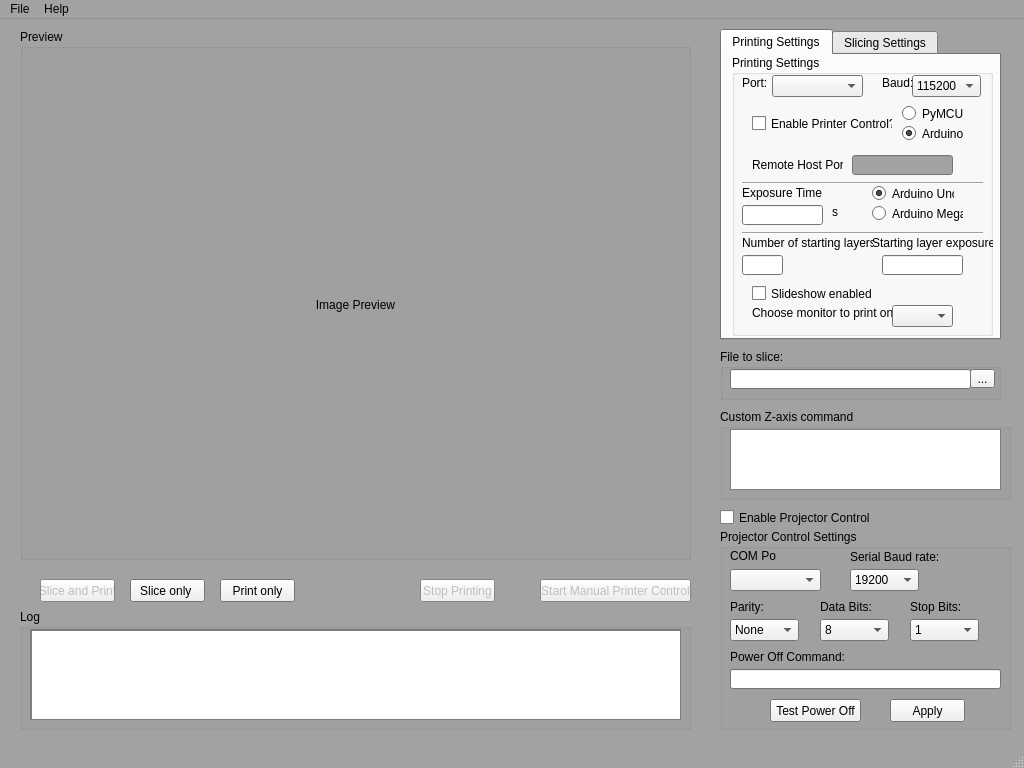
<?xml version="1.0" encoding="UTF-8"?>
<ui version="4.0">
 <class>MainWindow</class>
 <widget class="QMainWindow" name="MainWindow">
  <property name="geometry">
   <rect>
    <x>0</x>
    <y>0</y>
    <width>1024</width>
    <height>768</height>
   </rect>
  </property>
  <property name="palette">
   <palette>
    <active>
     <colorrole role="Base">
      <brush brushstyle="SolidPattern">
       <color alpha="255">
        <red>255</red>
        <green>255</green>
        <blue>255</blue>
       </color>
      </brush>
     </colorrole>
     <colorrole role="Window">
      <brush brushstyle="SolidPattern">
       <color alpha="255">
        <red>162</red>
        <green>162</green>
        <blue>162</blue>
       </color>
      </brush>
     </colorrole>
    </active>
    <inactive>
     <colorrole role="Base">
      <brush brushstyle="SolidPattern">
       <color alpha="255">
        <red>255</red>
        <green>255</green>
        <blue>255</blue>
       </color>
      </brush>
     </colorrole>
     <colorrole role="Window">
      <brush brushstyle="SolidPattern">
       <color alpha="255">
        <red>162</red>
        <green>162</green>
        <blue>162</blue>
       </color>
      </brush>
     </colorrole>
    </inactive>
    <disabled>
     <colorrole role="Base">
      <brush brushstyle="SolidPattern">
       <color alpha="255">
        <red>162</red>
        <green>162</green>
        <blue>162</blue>
       </color>
      </brush>
     </colorrole>
     <colorrole role="Window">
      <brush brushstyle="SolidPattern">
       <color alpha="255">
        <red>162</red>
        <green>162</green>
        <blue>162</blue>
       </color>
      </brush>
     </colorrole>
    </disabled>
   </palette>
  </property>
  <property name="windowTitle">
   <string>3dlp</string>
  </property>
  <property name="autoFillBackground">
   <bool>false</bool>
  </property>
  <widget class="QWidget" name="centralwidget">
   <widget class="QTabWidget" name="tabWidget">
    <property name="geometry">
     <rect>
      <x>720</x>
      <y>10</y>
      <width>281</width>
      <height>311</height>
     </rect>
    </property>
    <property name="currentIndex">
     <number>0</number>
    </property>
    <widget class="QWidget" name="tab">
     <attribute name="title">
      <string>Printing Settings</string>
     </attribute>
     <widget class="QGroupBox" name="groupBox">
      <property name="geometry">
       <rect>
        <x>10</x>
        <y>0</y>
        <width>261</width>
        <height>281</height>
       </rect>
      </property>
      <property name="title">
       <string>Printing Settings</string>
      </property>
      <widget class="Line" name="line">
       <property name="geometry">
        <rect>
         <x>10</x>
         <y>120</y>
         <width>241</width>
         <height>16</height>
        </rect>
       </property>
       <property name="orientation">
        <enum>Qt::Horizontal</enum>
       </property>
      </widget>
      <widget class="QLabel" name="label">
       <property name="geometry">
        <rect>
         <x>10</x>
         <y>20</y>
         <width>31</width>
         <height>16</height>
        </rect>
       </property>
       <property name="text">
        <string>Port:</string>
       </property>
      </widget>
      <widget class="Line" name="line_2">
       <property name="geometry">
        <rect>
         <x>10</x>
         <y>170</y>
         <width>241</width>
         <height>16</height>
        </rect>
       </property>
       <property name="orientation">
        <enum>Qt::Horizontal</enum>
       </property>
      </widget>
      <widget class="QLineEdit" name="remote_port">
       <property name="enabled">
        <bool>false</bool>
       </property>
       <property name="geometry">
        <rect>
         <x>120</x>
         <y>100</y>
         <width>101</width>
         <height>20</height>
        </rect>
       </property>
       <property name="text">
        <string/>
       </property>
      </widget>
      <widget class="QLineEdit" name="exposure_time">
       <property name="geometry">
        <rect>
         <x>10</x>
         <y>150</y>
         <width>81</width>
         <height>20</height>
        </rect>
       </property>
       <property name="text">
        <string/>
       </property>
      </widget>
      <widget class="QLabel" name="label_3">
       <property name="geometry">
        <rect>
         <x>10</x>
         <y>130</y>
         <width>81</width>
         <height>16</height>
        </rect>
       </property>
       <property name="text">
        <string>Exposure Time</string>
       </property>
      </widget>
      <widget class="QLabel" name="label_5">
       <property name="geometry">
        <rect>
         <x>100</x>
         <y>150</y>
         <width>46</width>
         <height>13</height>
        </rect>
       </property>
       <property name="text">
        <string>s</string>
       </property>
      </widget>
      <widget class="QLineEdit" name="starting_layers">
       <property name="geometry">
        <rect>
         <x>10</x>
         <y>200</y>
         <width>41</width>
         <height>20</height>
        </rect>
       </property>
       <property name="text">
        <string/>
       </property>
      </widget>
      <widget class="QLineEdit" name="starting_layer_exposure">
       <property name="geometry">
        <rect>
         <x>150</x>
         <y>200</y>
         <width>81</width>
         <height>20</height>
        </rect>
       </property>
       <property name="text">
        <string/>
       </property>
      </widget>
      <widget class="QLabel" name="label_11">
       <property name="geometry">
        <rect>
         <x>10</x>
         <y>180</y>
         <width>131</width>
         <height>16</height>
        </rect>
       </property>
       <property name="text">
        <string>Number of starting layers</string>
       </property>
      </widget>
      <widget class="QLabel" name="label_12">
       <property name="geometry">
        <rect>
         <x>140</x>
         <y>180</y>
         <width>121</width>
         <height>16</height>
        </rect>
       </property>
       <property name="text">
        <string>Starting layer exposure </string>
       </property>
      </widget>
      <widget class="QLabel" name="label_2">
       <property name="geometry">
        <rect>
         <x>20</x>
         <y>100</y>
         <width>91</width>
         <height>20</height>
        </rect>
       </property>
       <property name="text">
        <string>Remote Host Port:</string>
       </property>
      </widget>
      <widget class="QComboBox" name="printerbaud">
       <property name="geometry">
        <rect>
         <x>180</x>
         <y>20</y>
         <width>69</width>
         <height>22</height>
        </rect>
       </property>
       <item>
        <property name="text">
         <string>115200</string>
        </property>
       </item>
       <item>
        <property name="text">
         <string>57600</string>
        </property>
       </item>
       <item>
        <property name="text">
         <string>38400</string>
        </property>
       </item>
       <item>
        <property name="text">
         <string>19200</string>
        </property>
       </item>
       <item>
        <property name="text">
         <string>9600</string>
        </property>
       </item>
       <item>
        <property name="text">
         <string>4800</string>
        </property>
       </item>
       <item>
        <property name="text">
         <string>2400</string>
        </property>
       </item>
      </widget>
      <widget class="QLabel" name="label_15">
       <property name="geometry">
        <rect>
         <x>150</x>
         <y>20</y>
         <width>31</width>
         <height>16</height>
        </rect>
       </property>
       <property name="text">
        <string>Baud:</string>
       </property>
      </widget>
      <widget class="QComboBox" name="pickcom">
       <property name="geometry">
        <rect>
         <x>40</x>
         <y>20</y>
         <width>91</width>
         <height>22</height>
        </rect>
       </property>
      </widget>
      <widget class="QCheckBox" name="enableprintercontrol">
       <property name="geometry">
        <rect>
         <x>20</x>
         <y>60</y>
         <width>141</width>
         <height>17</height>
        </rect>
       </property>
       <property name="text">
        <string>Enable Printer Control?</string>
       </property>
       <property name="checked">
        <bool>false</bool>
       </property>
      </widget>
      <widget class="QRadioButton" name="radio_pymcu">
       <property name="geometry">
        <rect>
         <x>170</x>
         <y>50</y>
         <width>82</width>
         <height>17</height>
        </rect>
       </property>
       <property name="text">
        <string>PyMCU</string>
       </property>
       <property name="checked">
        <bool>false</bool>
       </property>
       <attribute name="buttonGroup">
        <string>buttonGroup_2</string>
       </attribute>
      </widget>
      <widget class="QRadioButton" name="radio_arduino">
       <property name="geometry">
        <rect>
         <x>170</x>
         <y>70</y>
         <width>82</width>
         <height>17</height>
        </rect>
       </property>
       <property name="text">
        <string>Arduino</string>
       </property>
       <property name="checkable">
        <bool>true</bool>
       </property>
       <property name="checked">
        <bool>true</bool>
       </property>
       <attribute name="buttonGroup">
        <string>buttonGroup_2</string>
       </attribute>
      </widget>
      <widget class="QLabel" name="label_14">
       <property name="geometry">
        <rect>
         <x>20</x>
         <y>250</y>
         <width>141</width>
         <height>16</height>
        </rect>
       </property>
       <property name="text">
        <string>Choose monitor to print on:</string>
       </property>
      </widget>
      <widget class="QComboBox" name="pickscreen">
       <property name="geometry">
        <rect>
         <x>160</x>
         <y>250</y>
         <width>61</width>
         <height>22</height>
        </rect>
       </property>
      </widget>
      <widget class="QCheckBox" name="enableslideshow">
       <property name="geometry">
        <rect>
         <x>20</x>
         <y>230</y>
         <width>121</width>
         <height>17</height>
        </rect>
       </property>
       <property name="text">
        <string>Slideshow enabled?</string>
       </property>
       <property name="checked">
        <bool>false</bool>
       </property>
      </widget>
      <widget class="QRadioButton" name="radio_uno">
       <property name="geometry">
        <rect>
         <x>140</x>
         <y>130</y>
         <width>82</width>
         <height>17</height>
        </rect>
       </property>
       <property name="text">
        <string>Arduino Uno</string>
       </property>
       <property name="checked">
        <bool>true</bool>
       </property>
       <attribute name="buttonGroup">
        <string>buttonGroup</string>
       </attribute>
      </widget>
      <widget class="QRadioButton" name="radio_mega">
       <property name="geometry">
        <rect>
         <x>140</x>
         <y>150</y>
         <width>91</width>
         <height>17</height>
        </rect>
       </property>
       <property name="text">
        <string>Arduino Mega</string>
       </property>
       <attribute name="buttonGroup">
        <string>buttonGroup</string>
       </attribute>
      </widget>
     </widget>
    </widget>
    <widget class="QWidget" name="tab_2">
     <attribute name="title">
      <string>Slicing Settings</string>
     </attribute>
     <widget class="QGroupBox" name="groupBox_2">
      <property name="geometry">
       <rect>
        <x>10</x>
        <y>0</y>
        <width>261</width>
        <height>281</height>
       </rect>
      </property>
      <property name="title">
       <string>Slicing Settings</string>
      </property>
      <widget class="QLineEdit" name="image_height">
       <property name="geometry">
        <rect>
         <x>10</x>
         <y>40</y>
         <width>113</width>
         <height>20</height>
        </rect>
       </property>
       <property name="text">
        <string/>
       </property>
      </widget>
      <widget class="QLabel" name="label_7">
       <property name="geometry">
        <rect>
         <x>10</x>
         <y>20</y>
         <width>71</width>
         <height>16</height>
        </rect>
       </property>
       <property name="text">
        <string>Image Height</string>
       </property>
      </widget>
      <widget class="QLabel" name="label_8">
       <property name="geometry">
        <rect>
         <x>130</x>
         <y>20</y>
         <width>81</width>
         <height>16</height>
        </rect>
       </property>
       <property name="text">
        <string>Image Width</string>
       </property>
      </widget>
      <widget class="QLineEdit" name="image_width">
       <property name="geometry">
        <rect>
         <x>130</x>
         <y>40</y>
         <width>113</width>
         <height>20</height>
        </rect>
       </property>
       <property name="text">
        <string/>
       </property>
      </widget>
      <widget class="QLabel" name="label_9">
       <property name="geometry">
        <rect>
         <x>10</x>
         <y>70</y>
         <width>81</width>
         <height>16</height>
        </rect>
       </property>
       <property name="text">
        <string>Layer Thickness</string>
       </property>
      </widget>
      <widget class="QLineEdit" name="layer_thickness">
       <property name="geometry">
        <rect>
         <x>10</x>
         <y>90</y>
         <width>113</width>
         <height>20</height>
        </rect>
       </property>
       <property name="text">
        <string/>
       </property>
      </widget>
      <widget class="QLabel" name="label_10">
       <property name="geometry">
        <rect>
         <x>150</x>
         <y>70</y>
         <width>71</width>
         <height>16</height>
        </rect>
       </property>
       <property name="text">
        <string>Slicing Plane</string>
       </property>
      </widget>
      <widget class="QComboBox" name="slicing_plane">
       <property name="geometry">
        <rect>
         <x>150</x>
         <y>90</y>
         <width>69</width>
         <height>22</height>
        </rect>
       </property>
       <item>
        <property name="text">
         <string>XZ</string>
        </property>
       </item>
       <item>
        <property name="text">
         <string>XY</string>
        </property>
       </item>
       <item>
        <property name="text">
         <string>YZ</string>
        </property>
       </item>
      </widget>
      <widget class="QGroupBox" name="groupBox_7">
       <property name="geometry">
        <rect>
         <x>10</x>
         <y>120</y>
         <width>241</width>
         <height>111</height>
        </rect>
       </property>
       <property name="title">
        <string>Z Options</string>
       </property>
       <widget class="QLineEdit" name="z_options_start">
        <property name="geometry">
         <rect>
          <x>90</x>
          <y>20</y>
          <width>113</width>
          <height>20</height>
         </rect>
        </property>
        <property name="text">
         <string/>
        </property>
       </widget>
       <widget class="QLabel" name="label_13">
        <property name="geometry">
         <rect>
          <x>10</x>
          <y>20</y>
          <width>81</width>
          <height>16</height>
         </rect>
        </property>
        <property name="text">
         <string>Starting Depth:</string>
        </property>
       </widget>
       <widget class="QLabel" name="label_22">
        <property name="geometry">
         <rect>
          <x>10</x>
          <y>50</y>
          <width>81</width>
          <height>16</height>
         </rect>
        </property>
        <property name="text">
         <string>Ending Depth:</string>
        </property>
       </widget>
       <widget class="QLabel" name="label_23">
        <property name="geometry">
         <rect>
          <x>10</x>
          <y>80</y>
          <width>101</width>
          <height>16</height>
         </rect>
        </property>
        <property name="text">
         <string>Z slicing increment:</string>
        </property>
       </widget>
       <widget class="QLineEdit" name="z_options_end">
        <property name="geometry">
         <rect>
          <x>90</x>
          <y>50</y>
          <width>113</width>
          <height>20</height>
         </rect>
        </property>
        <property name="text">
         <string/>
        </property>
       </widget>
       <widget class="QLineEdit" name="z_options_increment">
        <property name="geometry">
         <rect>
          <x>110</x>
          <y>80</y>
          <width>113</width>
          <height>20</height>
         </rect>
        </property>
        <property name="text">
         <string/>
        </property>
       </widget>
      </widget>
     </widget>
    </widget>
   </widget>
   <widget class="QGroupBox" name="groupBox_3">
    <property name="geometry">
     <rect>
      <x>20</x>
      <y>590</y>
      <width>671</width>
      <height>121</height>
     </rect>
    </property>
    <property name="title">
     <string>Log</string>
    </property>
    <widget class="QScrollArea" name="scrollArea">
     <property name="geometry">
      <rect>
       <x>10</x>
       <y>20</y>
       <width>651</width>
       <height>91</height>
      </rect>
     </property>
     <property name="widgetResizable">
      <bool>true</bool>
     </property>
     <widget class="QWidget" name="scrollAreaWidgetContents">
      <property name="geometry">
       <rect>
        <x>0</x>
        <y>0</y>
        <width>649</width>
        <height>89</height>
       </rect>
      </property>
      <widget class="QTextEdit" name="consoletext">
       <property name="geometry">
        <rect>
         <x>0</x>
         <y>0</y>
         <width>651</width>
         <height>91</height>
        </rect>
       </property>
       <property name="readOnly">
        <bool>true</bool>
       </property>
       <property name="textInteractionFlags">
        <set>Qt::TextSelectableByMouse</set>
       </property>
      </widget>
     </widget>
    </widget>
   </widget>
   <widget class="QGroupBox" name="groupBox_4">
    <property name="geometry">
     <rect>
      <x>20</x>
      <y>10</y>
      <width>671</width>
      <height>531</height>
     </rect>
    </property>
    <property name="title">
     <string>Preview</string>
    </property>
    <widget class="QLabel" name="imagepreview">
     <property name="geometry">
      <rect>
       <x>10</x>
       <y>20</y>
       <width>651</width>
       <height>511</height>
      </rect>
     </property>
     <property name="text">
      <string>Image Preview</string>
     </property>
     <property name="alignment">
      <set>Qt::AlignCenter</set>
     </property>
    </widget>
   </widget>
   <widget class="QPushButton" name="pushButton_3">
    <property name="geometry">
     <rect>
      <x>130</x>
      <y>560</y>
      <width>75</width>
      <height>23</height>
     </rect>
    </property>
    <property name="text">
     <string>Slice only </string>
    </property>
   </widget>
   <widget class="QPushButton" name="pushButton_4">
    <property name="enabled">
     <bool>false</bool>
    </property>
    <property name="geometry">
     <rect>
      <x>40</x>
      <y>560</y>
      <width>75</width>
      <height>23</height>
     </rect>
    </property>
    <property name="text">
     <string>Slice and Print</string>
    </property>
   </widget>
   <widget class="QPushButton" name="pushButton_5">
    <property name="geometry">
     <rect>
      <x>220</x>
      <y>560</y>
      <width>75</width>
      <height>23</height>
     </rect>
    </property>
    <property name="text">
     <string>Print only</string>
    </property>
   </widget>
   <widget class="QGroupBox" name="groupBox_5">
    <property name="geometry">
     <rect>
      <x>720</x>
      <y>330</y>
      <width>281</width>
      <height>51</height>
     </rect>
    </property>
    <property name="title">
     <string>File to slice:</string>
    </property>
    <widget class="QToolButton" name="toolButton">
     <property name="geometry">
      <rect>
       <x>250</x>
       <y>20</y>
       <width>25</width>
       <height>19</height>
      </rect>
     </property>
     <property name="text">
      <string>...</string>
     </property>
    </widget>
    <widget class="QLineEdit" name="displayfilenamelabel">
     <property name="geometry">
      <rect>
       <x>10</x>
       <y>20</y>
       <width>241</width>
       <height>20</height>
      </rect>
     </property>
     <property name="text">
      <string/>
     </property>
     <property name="readOnly">
      <bool>false</bool>
     </property>
    </widget>
   </widget>
   <widget class="QGroupBox" name="groupBox_6">
    <property name="geometry">
     <rect>
      <x>720</x>
      <y>390</y>
      <width>291</width>
      <height>91</height>
     </rect>
    </property>
    <property name="title">
     <string>Custom Z-axis command</string>
    </property>
    <widget class="QPlainTextEdit" name="zscript">
     <property name="geometry">
      <rect>
       <x>10</x>
       <y>20</y>
       <width>271</width>
       <height>61</height>
      </rect>
     </property>
     <property name="plainText">
      <string/>
     </property>
    </widget>
   </widget>
   <widget class="QGroupBox" name="projectorsettings">
    <property name="geometry">
     <rect>
      <x>720</x>
      <y>510</y>
      <width>291</width>
      <height>201</height>
     </rect>
    </property>
    <property name="title">
     <string>Projector Control Settings</string>
    </property>
    <widget class="QComboBox" name="projector_pickcom">
     <property name="geometry">
      <rect>
       <x>10</x>
       <y>40</y>
       <width>91</width>
       <height>22</height>
      </rect>
     </property>
    </widget>
    <widget class="QLabel" name="label_16">
     <property name="geometry">
      <rect>
       <x>10</x>
       <y>20</y>
       <width>46</width>
       <height>13</height>
      </rect>
     </property>
     <property name="text">
      <string>COM Port</string>
     </property>
    </widget>
    <widget class="QComboBox" name="projector_baud">
     <property name="geometry">
      <rect>
       <x>130</x>
       <y>40</y>
       <width>69</width>
       <height>22</height>
      </rect>
     </property>
     <item>
      <property name="text">
       <string>19200</string>
      </property>
     </item>
     <item>
      <property name="text">
       <string>115200</string>
      </property>
     </item>
     <item>
      <property name="text">
       <string>57600</string>
      </property>
     </item>
     <item>
      <property name="text">
       <string>38400</string>
      </property>
     </item>
     <item>
      <property name="text">
       <string>9600</string>
      </property>
     </item>
     <item>
      <property name="text">
       <string>4800</string>
      </property>
     </item>
     <item>
      <property name="text">
       <string>2400</string>
      </property>
     </item>
    </widget>
    <widget class="QLabel" name="label_17">
     <property name="geometry">
      <rect>
       <x>130</x>
       <y>20</y>
       <width>91</width>
       <height>16</height>
      </rect>
     </property>
     <property name="text">
      <string>Serial Baud rate:</string>
     </property>
    </widget>
    <widget class="QComboBox" name="projector_parity">
     <property name="geometry">
      <rect>
       <x>10</x>
       <y>90</y>
       <width>69</width>
       <height>22</height>
      </rect>
     </property>
     <item>
      <property name="text">
       <string>None</string>
      </property>
     </item>
     <item>
      <property name="text">
       <string>Even</string>
      </property>
     </item>
     <item>
      <property name="text">
       <string>Odd</string>
      </property>
     </item>
     <item>
      <property name="text">
       <string>Mark</string>
      </property>
     </item>
     <item>
      <property name="text">
       <string>Space</string>
      </property>
     </item>
    </widget>
    <widget class="QLabel" name="label_18">
     <property name="geometry">
      <rect>
       <x>10</x>
       <y>70</y>
       <width>91</width>
       <height>16</height>
      </rect>
     </property>
     <property name="text">
      <string>Parity:</string>
     </property>
    </widget>
    <widget class="QComboBox" name="projector_databits">
     <property name="geometry">
      <rect>
       <x>100</x>
       <y>90</y>
       <width>69</width>
       <height>22</height>
      </rect>
     </property>
     <item>
      <property name="text">
       <string>8</string>
      </property>
     </item>
     <item>
      <property name="text">
       <string>5</string>
      </property>
     </item>
     <item>
      <property name="text">
       <string>6</string>
      </property>
     </item>
     <item>
      <property name="text">
       <string>7</string>
      </property>
     </item>
    </widget>
    <widget class="QLabel" name="label_19">
     <property name="geometry">
      <rect>
       <x>100</x>
       <y>70</y>
       <width>91</width>
       <height>16</height>
      </rect>
     </property>
     <property name="text">
      <string>Data Bits:</string>
     </property>
    </widget>
    <widget class="QComboBox" name="projector_stopbits">
     <property name="geometry">
      <rect>
       <x>190</x>
       <y>90</y>
       <width>69</width>
       <height>22</height>
      </rect>
     </property>
     <item>
      <property name="text">
       <string>1</string>
      </property>
     </item>
     <item>
      <property name="text">
       <string>2</string>
      </property>
     </item>
    </widget>
    <widget class="QLabel" name="label_20">
     <property name="geometry">
      <rect>
       <x>190</x>
       <y>70</y>
       <width>91</width>
       <height>16</height>
      </rect>
     </property>
     <property name="text">
      <string>Stop Bits:</string>
     </property>
    </widget>
    <widget class="QLineEdit" name="projector_poweroffcommand">
     <property name="geometry">
      <rect>
       <x>10</x>
       <y>140</y>
       <width>271</width>
       <height>20</height>
      </rect>
     </property>
     <property name="text">
      <string/>
     </property>
    </widget>
    <widget class="QLabel" name="label_21">
     <property name="geometry">
      <rect>
       <x>10</x>
       <y>120</y>
       <width>121</width>
       <height>16</height>
      </rect>
     </property>
     <property name="text">
      <string>Power Off Command:</string>
     </property>
    </widget>
    <widget class="QPushButton" name="projector_applysettings">
     <property name="geometry">
      <rect>
       <x>170</x>
       <y>170</y>
       <width>75</width>
       <height>23</height>
      </rect>
     </property>
     <property name="text">
      <string>Apply</string>
     </property>
    </widget>
    <widget class="QPushButton" name="projector_testpoweroffcommand">
     <property name="geometry">
      <rect>
       <x>50</x>
       <y>170</y>
       <width>91</width>
       <height>23</height>
      </rect>
     </property>
     <property name="text">
      <string>Test Power Off</string>
     </property>
    </widget>
   </widget>
   <widget class="QCheckBox" name="projectorcontrol">
    <property name="geometry">
     <rect>
      <x>720</x>
      <y>490</y>
      <width>151</width>
      <height>17</height>
     </rect>
    </property>
    <property name="text">
     <string>Enable Projector Control?</string>
    </property>
    <property name="checked">
     <bool>false</bool>
    </property>
   </widget>
   <widget class="QPushButton" name="button_stop_printing">
    <property name="enabled">
     <bool>false</bool>
    </property>
    <property name="geometry">
     <rect>
      <x>420</x>
      <y>560</y>
      <width>75</width>
      <height>23</height>
     </rect>
    </property>
    <property name="text">
     <string>Stop Printing</string>
    </property>
   </widget>
   <widget class="QPushButton" name="pushButton">
    <property name="enabled">
     <bool>false</bool>
    </property>
    <property name="geometry">
     <rect>
      <x>540</x>
      <y>560</y>
      <width>151</width>
      <height>23</height>
     </rect>
    </property>
    <property name="text">
     <string>Start Manual Printer Control</string>
    </property>
   </widget>
  </widget>
  <widget class="QMenuBar" name="menubar">
   <property name="geometry">
    <rect>
     <x>0</x>
     <y>0</y>
     <width>1024</width>
     <height>21</height>
    </rect>
   </property>
   <widget class="QMenu" name="menuFIle">
    <property name="title">
     <string>File</string>
    </property>
    <addaction name="actionOpen"/>
    <addaction name="actionQuit"/>
   </widget>
   <widget class="QMenu" name="menuAbout">
    <property name="title">
     <string>Help</string>
    </property>
    <addaction name="actionAbout"/>
    <addaction name="actionHelp"/>
   </widget>
   <addaction name="menuFIle"/>
   <addaction name="menuAbout"/>
  </widget>
  <widget class="QStatusBar" name="statusbar"/>
  <action name="actionQuit">
   <property name="text">
    <string>Quit</string>
   </property>
  </action>
  <action name="actionOpen">
   <property name="text">
    <string>Open Model</string>
   </property>
  </action>
  <action name="actionLoad_Image">
   <property name="text">
    <string>Load Image</string>
   </property>
  </action>
  <action name="actionAbout">
   <property name="text">
    <string>About</string>
   </property>
  </action>
  <action name="actionHelp">
   <property name="text">
    <string>Help</string>
   </property>
  </action>
 </widget>
 <tabstops>
  <tabstop>remote_port</tabstop>
 </tabstops>
 <resources/>
 <connections>
  <connection>
   <sender>actionQuit</sender>
   <signal>triggered()</signal>
   <receiver>MainWindow</receiver>
   <slot>close()</slot>
   <hints>
    <hint type="sourcelabel">
     <x>-1</x>
     <y>-1</y>
    </hint>
    <hint type="destinationlabel">
     <x>319</x>
     <y>239</y>
    </hint>
   </hints>
  </connection>
  <connection>
   <sender>pushButton_4</sender>
   <signal>clicked()</signal>
   <receiver>MainWindow</receiver>
   <slot>sliceandprintpressed()</slot>
   <hints>
    <hint type="sourcelabel">
     <x>94</x>
     <y>593</y>
    </hint>
    <hint type="destinationlabel">
     <x>44</x>
     <y>294</y>
    </hint>
   </hints>
  </connection>
  <connection>
   <sender>actionOpen</sender>
   <signal>triggered()</signal>
   <receiver>MainWindow</receiver>
   <slot>selectfile()</slot>
   <hints>
    <hint type="sourcelabel">
     <x>-1</x>
     <y>-1</y>
    </hint>
    <hint type="destinationlabel">
     <x>319</x>
     <y>239</y>
    </hint>
   </hints>
  </connection>
  <connection>
   <sender>pushButton_3</sender>
   <signal>clicked()</signal>
   <receiver>MainWindow</receiver>
   <slot>slicepressed()</slot>
   <hints>
    <hint type="sourcelabel">
     <x>155</x>
     <y>582</y>
    </hint>
    <hint type="destinationlabel">
     <x>162</x>
     <y>341</y>
    </hint>
   </hints>
  </connection>
  <connection>
   <sender>pushButton_5</sender>
   <signal>clicked()</signal>
   <receiver>MainWindow</receiver>
   <slot>printpressed()</slot>
   <hints>
    <hint type="sourcelabel">
     <x>243</x>
     <y>586</y>
    </hint>
    <hint type="destinationlabel">
     <x>283</x>
     <y>341</y>
    </hint>
   </hints>
  </connection>
  <connection>
   <sender>toolButton</sender>
   <signal>clicked()</signal>
   <receiver>MainWindow</receiver>
   <slot>selectfile()</slot>
   <hints>
    <hint type="sourcelabel">
     <x>984</x>
     <y>379</y>
    </hint>
    <hint type="destinationlabel">
     <x>982</x>
     <y>417</y>
    </hint>
   </hints>
  </connection>
  <connection>
   <sender>projectorcontrol</sender>
   <signal>toggled(bool)</signal>
   <receiver>MainWindow</receiver>
   <slot>projectorcontroltoggle()</slot>
   <hints>
    <hint type="sourcelabel">
     <x>837</x>
     <y>517</y>
    </hint>
    <hint type="destinationlabel">
     <x>935</x>
     <y>552</y>
    </hint>
   </hints>
  </connection>
  <connection>
   <sender>button_stop_printing</sender>
   <signal>clicked()</signal>
   <receiver>MainWindow</receiver>
   <slot>stopthread()</slot>
   <hints>
    <hint type="sourcelabel">
     <x>468</x>
     <y>603</y>
    </hint>
    <hint type="destinationlabel">
     <x>654</x>
     <y>587</y>
    </hint>
   </hints>
  </connection>
  <connection>
   <sender>actionAbout</sender>
   <signal>triggered()</signal>
   <receiver>MainWindow</receiver>
   <slot>openaboutdialog()</slot>
   <hints>
    <hint type="sourcelabel">
     <x>-1</x>
     <y>-1</y>
    </hint>
    <hint type="destinationlabel">
     <x>511</x>
     <y>383</y>
    </hint>
   </hints>
  </connection>
  <connection>
   <sender>actionHelp</sender>
   <signal>triggered()</signal>
   <receiver>MainWindow</receiver>
   <slot>openhelp()</slot>
   <hints>
    <hint type="sourcelabel">
     <x>-1</x>
     <y>-1</y>
    </hint>
    <hint type="destinationlabel">
     <x>511</x>
     <y>383</y>
    </hint>
   </hints>
  </connection>
  <connection>
   <sender>radio_pymcu</sender>
   <signal>toggled(bool)</signal>
   <receiver>MainWindow</receiver>
   <slot>printercontroltoggle()</slot>
   <hints>
    <hint type="sourcelabel">
     <x>935</x>
     <y>115</y>
    </hint>
    <hint type="destinationlabel">
     <x>1012</x>
     <y>164</y>
    </hint>
   </hints>
  </connection>
  <connection>
   <sender>enableprintercontrol</sender>
   <signal>toggled(bool)</signal>
   <receiver>MainWindow</receiver>
   <slot>enableprintercontroltoggled()</slot>
   <hints>
    <hint type="sourcelabel">
     <x>823</x>
     <y>123</y>
    </hint>
    <hint type="destinationlabel">
     <x>709</x>
     <y>156</y>
    </hint>
   </hints>
  </connection>
  <connection>
   <sender>enableslideshow</sender>
   <signal>toggled(bool)</signal>
   <receiver>MainWindow</receiver>
   <slot>slideshowcontroltoggled()</slot>
   <hints>
    <hint type="sourcelabel">
     <x>793</x>
     <y>288</y>
    </hint>
    <hint type="destinationlabel">
     <x>707</x>
     <y>321</y>
    </hint>
   </hints>
  </connection>
  <connection>
   <sender>pushButton</sender>
   <signal>clicked()</signal>
   <receiver>MainWindow</receiver>
   <slot>openmanualcontrol()</slot>
   <hints>
    <hint type="sourcelabel">
     <x>574</x>
     <y>595</y>
    </hint>
    <hint type="destinationlabel">
     <x>516</x>
     <y>598</y>
    </hint>
   </hints>
  </connection>
 </connections>
 <slots>
  <slot>applyprintingsettings()</slot>
  <slot>applyslicingsettings()</slot>
  <slot>sliceandprintpressed()</slot>
  <slot>selectfile()</slot>
  <slot>slicepressed()</slot>
  <slot>printpressed()</slot>
  <slot>loadimage()</slot>
  <slot>openpopup()</slot>
  <slot>projectorcontroltoggle()</slot>
  <slot>stopthread()</slot>
  <slot>printercontroltoggle()</slot>
  <slot>enableprintercontroltoggled()</slot>
  <slot>openaboutdialog()</slot>
  <slot>testprojectorpoweroff()</slot>
  <slot>slideshowcontroltoggled()</slot>
  <slot>openhelp()</slot>
  <slot>openmanualcontrol()</slot>
 </slots>
 <buttongroups>
  <buttongroup name="buttonGroup"/>
  <buttongroup name="buttonGroup_2"/>
 </buttongroups>
</ui>
